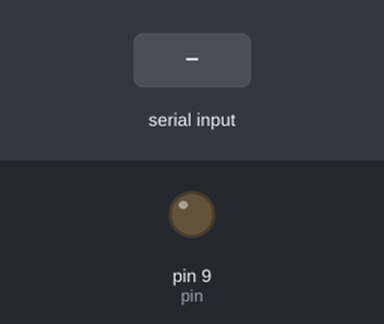
Simulated run of this sketch. Board: Arduino Uno, built with avr-gcc and run on an emulated ATmega328P. Parts: output pins drawn as LEDs (lit = HIGH). The test bench sets the inputs (shaded band). What the sketch prints to the serial monitor is not drawn.

Above: at 1.2 s.
1.3 s: "0" received over Serial
At 1.7 s:
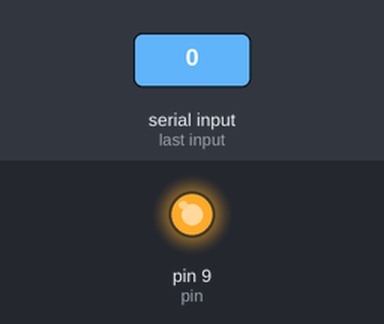
2.8 s: "1" received over Serial
At 4.0 s:
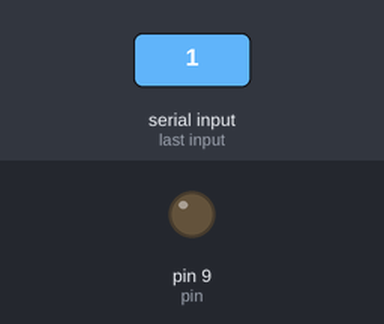
Timing chart, 0 to 5.8 s (numbered marks = the images above; inputs shaded):
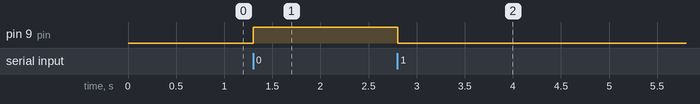

Measured:
- after the input at 1.3 s, pin 9 (pin): LOW → HIGH at once
- after the input at 2.8 s, pin 9 (pin): HIGH → LOW at once

The sketch:

Senior_Project_Vacuum_Pump.ino
```cpp
char serialData;
int pin = 9;
void setup()
{
 pinMode(pin, OUTPUT);
 Serial.begin(9600);
}

void loop() {
    serialData = Serial.read();

    if(serialData == '0')
    {
      digitalWrite(pin, HIGH);
    }
    else if(serialData == '1')
    {
      digitalWrite(pin, LOW);
    }
    Serial.println(serialData);
}
```
